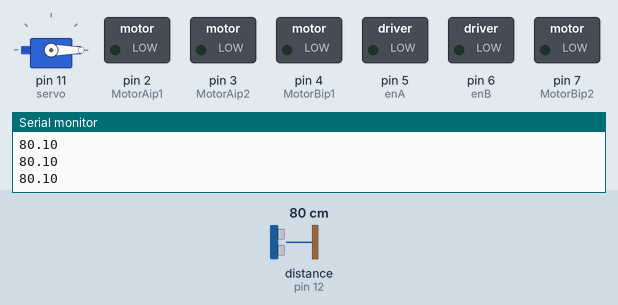
Bench run of a sketch on a simulated Arduino Uno, built with avr-gcc and run on an emulated ATmega328P. Parts: servo, switched loads named in the sketch (green lamp = pin HIGH), the last lines printed to the serial monitor. Wiring (inferred from the names in the program): ultrasonic range finder: trigger pin 10; echo pin 12. The inputs (shaded band) are chosen by the test bench; at power-on: distance to the obstacle (sensor on pin 12) 80 cm. The echo pulse lasts 58.3 µs per cm; pins used as bus, display or sensor lines are not drawn.

Above: at 1.2 s.
1.3 s: distance to the obstacle (sensor on pin 12) set to 2 cm
4.3 s: distance to the obstacle (sensor on pin 12) set to 35 cm
At 5.5 s:
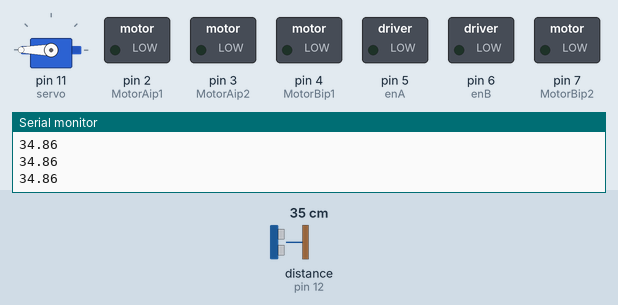
5.8 s: distance to the obstacle (sensor on pin 12) set to 4 cm
8.8 s: distance to the obstacle (sensor on pin 12) set to 60 cm
At 9.4 s:
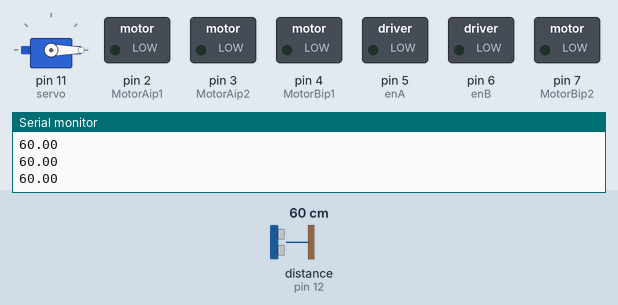
Timing chart, 0 to 11.3 s (numbered marks = the images above; inputs shaded):
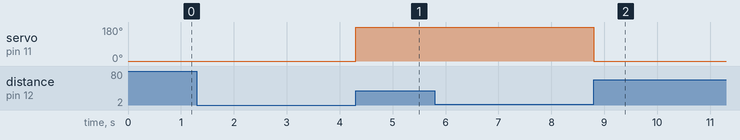

The sketch:

WalkingAutomated.ino
```cpp
#include <Servo.h>
Servo servo;
// motor one
int enA = 5;    //Right motor
int MotorAip1=2;
int MotorAip2=3;
// motor two
int enB = 6;    //Left motor
int MotorBip1=4;
int MotorBip2=7;
int trig = 10;
int echo = 12;
int state =0;

void setup() {
  // put your setup code here, to run once:
  pinMode(enA, OUTPUT);
  pinMode(enB, OUTPUT);
  pinMode(MotorAip1,OUTPUT);
  pinMode(MotorAip2,OUTPUT);
  pinMode(MotorBip1,OUTPUT);
  pinMode(MotorBip2,OUTPUT);
  pinMode(trig,OUTPUT);
  pinMode(echo,INPUT);
  servo.attach(11);
  servo.write(0);
  Serial.begin(9600);

}

void loop() {
  // put your main code here, to run repeatedly:

  digitalWrite(trig , LOW);
  delayMicroseconds(5);
  digitalWrite(trig , HIGH);
  delayMicroseconds(5);
  digitalWrite(trig , LOW);
  float duration = pulseIn(echo , HIGH);
  float distance = duration / 29 / 2;
Serial.println(distance);
  if(distance < 30&&state==0){
    servo.write(90);
    state = 1;
  }

  if(distance < 30&&state==1){
    servo.write(0);
    state = 2;
  }
  else if(distance <30&&state==2 ){
    servo.write(180);
    state = 0;
  }
}
```

Measured:
- after the input at 4.3 s, servo on pin 11 (servo): 0° → 180° after 0.00 s instead of 1.5 s
- after the input at 8.8 s, servo on pin 11 (servo): 180° → 0° after 0.00 s instead of 2.5 s
